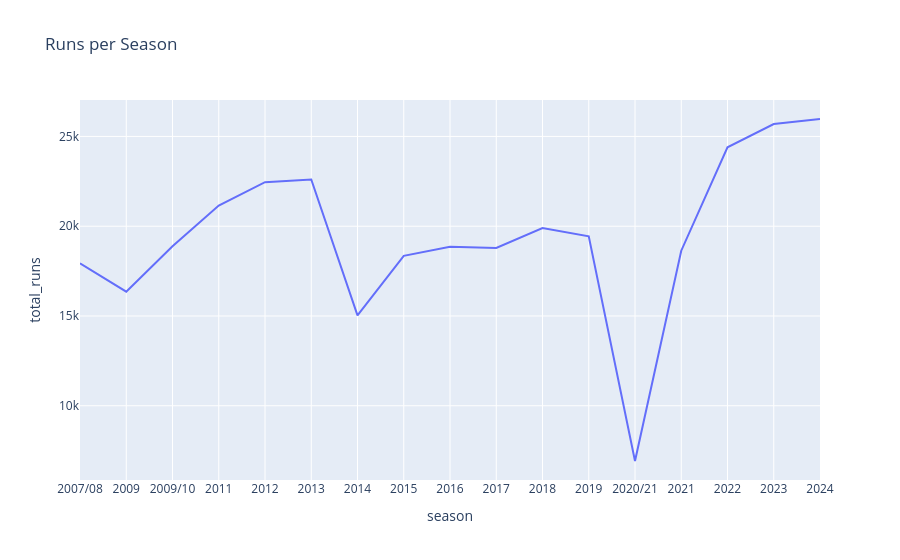

The notebook cell this image was saved under:
### Code cell
season_runs = deliveries.merge(matches[['id','season']], left_on='match_id', right_on='id')
season_runs = season_runs.groupby('season')['total_runs'].sum().reset_index()

fig = px.line(season_runs, x='season', y='total_runs', title="Runs per Season")
fig.show()

### Figure 1 — Plotly figure (JSON) as saved in the notebook; plotly's stock layout.template omitted (floating-point values rounded to 4 significant figures)
{"data": [{"hovertemplate": "season=%{x}<br>total_runs=%{y}<extra></extra>", "legendgroup": "", "line": {"color": "#636efa", "dash": "solid"}, "marker": {"symbol": "circle"}, "mode": "lines", "name": "", "orientation": "v", "showlegend": false, "type": "scatter", "x": ["2007/08", "2009", "2009/10", "2011", "2012", "2013", "2014", "2015", "2016", "2017", "2018", "2019", "2020/21", "2021", "2022", "2023", "2024"], "xaxis": "x", "y": [17937, 16353, 18883, 21154, 22453, 22602, 15038, 18353, 18862, 18786, 19901, 19434, 6924, 18637, 24395, 25688, 25971], "yaxis": "y"}], "layout": {"legend": {"tracegroupgap": 0}, "title": {"text": "Runs per Season"}, "xaxis": {"anchor": "y", "domain": [0, 1], "title": {"text": "season"}}, "yaxis": {"anchor": "x", "domain": [0, 1], "title": {"text": "total_runs"}}}}
